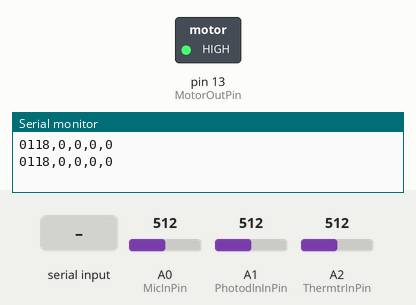
Recording of a sketch running on a simulated Arduino Uno, built with avr-gcc and run on an emulated ATmega328P. Shown: switched loads named in the sketch (green lamp = pin HIGH), the last lines printed to the serial monitor. Inputs (shaded band) come from the test bench; at power-on: A0 (MicInPin) = 512, A1 (PhotodlnInPin) = 512, A2 (ThermtrInPin) = 512.

Above: at 1.0 s.
1.1 s: "A" received over Serial
At 2.7 s:
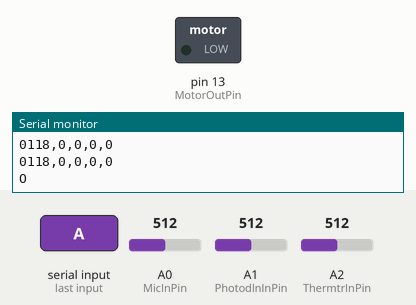
3.5 s: "E" received over Serial
Timing chart, 0 to 6.5 s (numbered marks = the images above; inputs shaded):
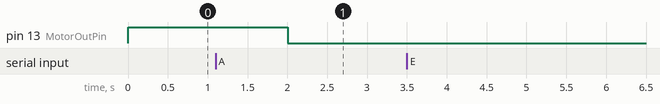

Measured:
- after the input at 1.1 s, pin 13 (MotorOutPin): HIGH → LOW after 0.90 s

The sketch:

sensor_candy_for_old_model.ino
```cpp
// These constants won't change.  They're used to give names
// to the pins used:

const String MachineID = "0118";

// Sensors' pin
const int MicInPin = A0;  // Analog input pin that the microphone is attached to
const int PhotodlnInPin = A1;  // Analog input pin that the photodarlington is attached to
const int ThermtrInPin = A2;  // Analog input pin that the thermistor is attached to
const int DistanceInPin = A3; // Analog input pin that the distance sensor is attached to

//Actuators' pin
const int MotorOutPin = 13; // Motor connected from digital pin 13 to ground


const int sensorNum = 5;
int sensorValue[sensorNum] = {0};        // initialize value read from the pot
int outputValue[sensorNum] = {0};        // initialize value output to the PWM (analog out)
int print_mask[sensorNum] = {0};       // 0 if the data is not going to show, 1 otherwise


const int MAX_DISTANCE = 1000;
int ledState = LOW;


boolean humanState = false;
int smoothedDistance = 0;
int balanceMicVal = -1;
enum tempUnit{Kelvin,Celcius,Fahrenheit};

const int numReadings = 500;
int micReadings[numReadings] = {0};
long total = 0;
int index = 0;
float outputNoiseLevel = -1;

//for group collaboration experiment
int count = 0;
void setup() {
  // initialize serial communications at 9600 bps:
  Serial.begin(9600);
  pinMode(MotorOutPin, OUTPUT);

  digitalWrite(MotorOutPin, HIGH);
  establishContact();  // send a byte to establish contact until receiver responds
}

void loop() {
  getSensorData();
  serialCallResponse();
}

// Main Loop Tasks
void getSensorData() {
  // read the analog in value:
  sensorValue[0] = analogRead(MicInPin);
  sensorValue[1] = analogRead(PhotodlnInPin);
  sensorValue[2] = analogRead(ThermtrInPin);

  // Sensor calibration

  float newNoiseLevel = noiseLevel(sensorValue[0]);
  if(outputNoiseLevel == -1){
    outputNoiseLevel = newNoiseLevel;
  }else{
    outputNoiseLevel = lowpassFilter(newNoiseLevel,outputNoiseLevel,0.25);
  }
  outputValue[0] = outputNoiseLevel;
  outputValue[1] = map(sensorValue[1],  0, 1023, 0, 255);
  outputValue[2] = thermistorCalibration(sensorValue[2], Celcius);
}

void calcBalanceMicVal(int micVal){
  if(balanceMicVal == -1){
      balanceMicVal = micVal;
      for(int i = 0; i < numReadings; i++){
        micReadings[i] = micVal;
        total += micVal;
      }
  }
  else{
    // subtract the last reading:
    total= total - micReadings[index];
    // read from the sensor:
    micReadings[index] =  micVal;
    // add the reading to the total:
    total= total + micReadings[index];
    // advance to the next position in the array:
    index = index + 1;
    balanceMicVal = total/numReadings;
    // if we're at the end of the array...
    if (index >= numReadings)
      // ...wrap around to the beginning:
      index = 0;
  }
}

void serialCallResponse(){
  if(Serial.available() > 0) {
    int inByte = Serial.read();
    int i;
    if (inByte == 'A') {
        giveCandies();
    } else if (inByte == 'B') {
        for(i = 0; i < sensorNum -1; i++){
            Serial.print(outputValue[i]);
              Serial.print(",");
        }
        Serial.println(outputValue[i]);
    } else if (inByte == 'E') {
      Serial.println(MachineID);
    }

  }
}

int noiseLevel(int micVal){
  calcBalanceMicVal(micVal);
  int difference = abs(balanceMicVal - micVal);
  if(difference< 3)
      return 0;
  return 14.9620*(log(difference))-14.2486;
}

// This is the calibration function for thermistor P/N:NTCLE413E2103H400
// parameter RawADC is the analogReading from the thermistor
// parameter Unit is the temperature unit of the return value
double thermistorCalibration(int RawADC, int Unit) {
 long double temp;
 long double A,B,C,D;

// this is the coefficient for the thermistor P/N:NTCLE413E2103H400
  A = 0.0012;
  B = 2.2614e-004;
  C = 7.0822e-007;
  D = 6.7885e-008;
  double R = 1000;
  double RT = (1024*R/RawADC) - R;

// Steinhart–Hart equation
// {1 \over T} = A + B \ln(R) + C (\ln(R))^3 \,
// check wiki for more info http://en.wikipedia.org/wiki/Steinhart%E2%80%93Hart_equation
   temp = log(RT);
   long double divisor = (A + (B + (C + D * temp)* temp )* temp);
   temp = 1/ divisor;
   temp += 4;
  if(Unit == Kelvin)
    return temp;
  else if(Unit == Celcius)
    return temp = temp - 273.15;            // Convert Kelvin to Celcius
  else if(Unit == Fahrenheit)
    return temp = (temp * 9.0)/ 5.0 + 32.0; // Convert Celcius to Fahrenheit

}

void giveCandies(){
  Serial.print('O');
  digitalWrite(MotorOutPin, LOW);
  digitalWrite(MotorOutPin, HIGH);   // candy coming
  delay(500); // THIS 500 IS IMPORTANT. WHEN IT'S 300, DOESN'T WORK.
  digitalWrite(MotorOutPin, LOW);
  delay(500);
}


void establishContact() {
  while (Serial.available() <= 0) {
    int i;
    Serial.print(MachineID);
    Serial.print(",");
    for(i = 1; i < sensorNum -1; ++i){ Serial.print("0,");}
    Serial.println("0");
    delay(500);
  }
}

float lowpassFilter(float newValue, float oldValue, float alpha) {
  return alpha * newValue + (1 - alpha) * oldValue;
}
```
